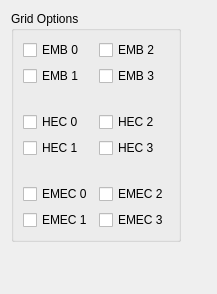
<ui version="4.0" >
 <class>frmCaloLegoController</class>
 <widget class="QWidget" name="frmCaloLegoController" >
  <property name="geometry" >
   <rect>
    <x>0</x>
    <y>0</y>
    <width>217</width>
    <height>294</height>
   </rect>
  </property>
  <property name="windowTitle" >
   <string>Calo Energy</string>
  </property>
  <layout class="QGridLayout" >
   <item row="0" column="0" >
    <widget class="QGroupBox" name="grbxGridOptions" >
     <property name="palette" >
      <palette>
       <active/>
       <inactive/>
       <disabled/>
      </palette>
     </property>
     <property name="title" >
      <string>Grid Options</string>
     </property>
     <layout class="QVBoxLayout" >
      <item>
       <layout class="QGridLayout" >
        <item row="0" column="1" >
         <widget class="QCheckBox" name="chbxEMB2" >
          <property name="text" >
           <string>EMB 2</string>
          </property>
         </widget>
        </item>
        <item row="1" column="0" >
         <widget class="QCheckBox" name="chbxEMB1" >
          <property name="text" >
           <string>EMB 1</string>
          </property>
         </widget>
        </item>
        <item row="1" column="1" >
         <widget class="QCheckBox" name="chbxEMB3" >
          <property name="text" >
           <string>EMB 3</string>
          </property>
         </widget>
        </item>
        <item row="0" column="0" >
         <widget class="QCheckBox" name="chbxEMB0" >
          <property name="text" >
           <string>EMB 0</string>
          </property>
         </widget>
        </item>
       </layout>
      </item>
      <item>
       <spacer>
        <property name="orientation" >
         <enum>Qt::Vertical</enum>
        </property>
        <property name="sizeType" >
         <enum>QSizePolicy::Fixed</enum>
        </property>
        <property name="sizeHint" >
         <size>
          <width>20</width>
          <height>20</height>
         </size>
        </property>
       </spacer>
      </item>
      <item>
       <layout class="QGridLayout" >
        <item row="0" column="1" >
         <widget class="QCheckBox" name="chbxHEC2" >
          <property name="text" >
           <string>HEC 2</string>
          </property>
         </widget>
        </item>
        <item row="1" column="0" >
         <widget class="QCheckBox" name="chbxHEC1" >
          <property name="text" >
           <string>HEC 1</string>
          </property>
         </widget>
        </item>
        <item row="1" column="1" >
         <widget class="QCheckBox" name="chbxHEC3" >
          <property name="text" >
           <string>HEC 3</string>
          </property>
         </widget>
        </item>
        <item row="0" column="0" >
         <widget class="QCheckBox" name="chbxHEC0" >
          <property name="text" >
           <string>HEC 0</string>
          </property>
         </widget>
        </item>
       </layout>
      </item>
      <item>
       <spacer>
        <property name="orientation" >
         <enum>Qt::Vertical</enum>
        </property>
        <property name="sizeType" >
         <enum>QSizePolicy::Fixed</enum>
        </property>
        <property name="sizeHint" >
         <size>
          <width>20</width>
          <height>20</height>
         </size>
        </property>
       </spacer>
      </item>
      <item>
       <layout class="QGridLayout" >
        <item row="0" column="1" >
         <widget class="QCheckBox" name="chbxEMEC2" >
          <property name="text" >
           <string>EMEC 2</string>
          </property>
         </widget>
        </item>
        <item row="1" column="0" >
         <widget class="QCheckBox" name="chbxEMEC1" >
          <property name="text" >
           <string>EMEC 1</string>
          </property>
         </widget>
        </item>
        <item row="1" column="1" >
         <widget class="QCheckBox" name="chbxEMEC3" >
          <property name="text" >
           <string>EMEC 3</string>
          </property>
         </widget>
        </item>
        <item row="0" column="0" >
         <widget class="QCheckBox" name="chbxEMEC0" >
          <property name="text" >
           <string>EMEC 0</string>
          </property>
         </widget>
        </item>
       </layout>
      </item>
     </layout>
    </widget>
   </item>
   <item row="0" column="1" >
    <spacer>
     <property name="orientation" >
      <enum>Qt::Horizontal</enum>
     </property>
     <property name="sizeHint" >
      <size>
       <width>1</width>
       <height>20</height>
      </size>
     </property>
    </spacer>
   </item>
   <item row="1" column="0" >
    <spacer>
     <property name="orientation" >
      <enum>Qt::Vertical</enum>
     </property>
     <property name="sizeHint" >
      <size>
       <width>20</width>
       <height>1</height>
      </size>
     </property>
    </spacer>
   </item>
  </layout>
 </widget>
 <resources/>
 <connections/>
</ui>
